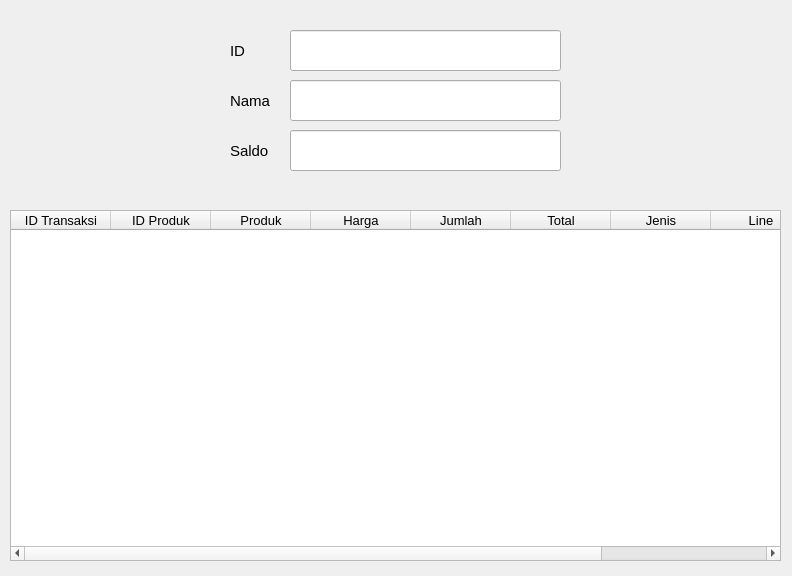
<?xml version="1.0" encoding="UTF-8"?>
<ui version="4.0">
 <class>Dialog</class>
 <widget class="QDialog" name="Dialog">
  <property name="geometry">
   <rect>
    <x>0</x>
    <y>0</y>
    <width>792</width>
    <height>576</height>
   </rect>
  </property>
  <property name="windowTitle">
   <string>Dialog</string>
  </property>
  <widget class="QLabel" name="label_nama">
   <property name="geometry">
    <rect>
     <x>230</x>
     <y>90</y>
     <width>71</width>
     <height>21</height>
    </rect>
   </property>
   <property name="font">
    <font>
     <pointsize>11</pointsize>
    </font>
   </property>
   <property name="text">
    <string>Nama</string>
   </property>
  </widget>
  <widget class="QLabel" name="label_saldo">
   <property name="geometry">
    <rect>
     <x>230</x>
     <y>140</y>
     <width>71</width>
     <height>21</height>
    </rect>
   </property>
   <property name="font">
    <font>
     <pointsize>11</pointsize>
    </font>
   </property>
   <property name="text">
    <string>Saldo</string>
   </property>
  </widget>
  <widget class="QLabel" name="label_id">
   <property name="geometry">
    <rect>
     <x>230</x>
     <y>40</y>
     <width>71</width>
     <height>21</height>
    </rect>
   </property>
   <property name="font">
    <font>
     <pointsize>11</pointsize>
    </font>
   </property>
   <property name="text">
    <string>ID</string>
   </property>
  </widget>
  <widget class="QLineEdit" name="id">
   <property name="geometry">
    <rect>
     <x>290</x>
     <y>30</y>
     <width>271</width>
     <height>41</height>
    </rect>
   </property>
   <property name="font">
    <font>
     <pointsize>14</pointsize>
    </font>
   </property>
   <property name="readOnly">
    <bool>true</bool>
   </property>
  </widget>
  <widget class="QLineEdit" name="nama">
   <property name="geometry">
    <rect>
     <x>290</x>
     <y>80</y>
     <width>271</width>
     <height>41</height>
    </rect>
   </property>
   <property name="font">
    <font>
     <pointsize>14</pointsize>
    </font>
   </property>
   <property name="readOnly">
    <bool>true</bool>
   </property>
  </widget>
  <widget class="QLineEdit" name="saldo">
   <property name="geometry">
    <rect>
     <x>290</x>
     <y>130</y>
     <width>271</width>
     <height>41</height>
    </rect>
   </property>
   <property name="font">
    <font>
     <pointsize>14</pointsize>
    </font>
   </property>
   <property name="readOnly">
    <bool>true</bool>
   </property>
  </widget>
  <widget class="QTableWidget" name="tabel_transaksi">
   <property name="geometry">
    <rect>
     <x>10</x>
     <y>210</y>
     <width>771</width>
     <height>351</height>
    </rect>
   </property>
   <property name="font">
    <font>
     <pointsize>10</pointsize>
    </font>
   </property>
   <property name="editTriggers">
    <set>QAbstractItemView::NoEditTriggers</set>
   </property>
   <property name="selectionBehavior">
    <enum>QAbstractItemView::SelectRows</enum>
   </property>
   <attribute name="verticalHeaderDefaultSectionSize">
    <number>50</number>
   </attribute>
   <column>
    <property name="text">
     <string>ID Transaksi</string>
    </property>
   </column>
   <column>
    <property name="text">
     <string>ID Produk</string>
    </property>
   </column>
   <column>
    <property name="text">
     <string>Produk</string>
    </property>
   </column>
   <column>
    <property name="text">
     <string>Harga</string>
    </property>
   </column>
   <column>
    <property name="text">
     <string>Jumlah</string>
    </property>
   </column>
   <column>
    <property name="text">
     <string>Total</string>
    </property>
   </column>
   <column>
    <property name="text">
     <string>Jenis</string>
    </property>
   </column>
   <column>
    <property name="text">
     <string>Line</string>
    </property>
   </column>
   <column>
    <property name="text">
     <string>Waktu</string>
    </property>
   </column>
  </widget>
 </widget>
 <resources/>
 <connections/>
</ui>
